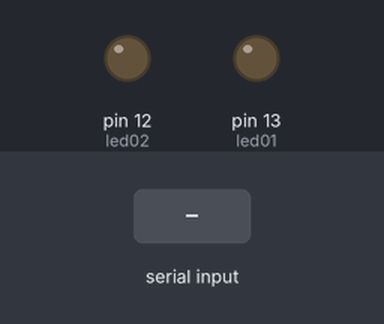
The sketch below on a simulated Arduino Uno, built with avr-gcc and run on an emulated ATmega328P. On the bench: output pins drawn as LEDs (lit = HIGH). The test bench sets the inputs (shaded band).

Above: at 1.2 s.
1.3 s: "a" received over Serial
At 1.7 s:
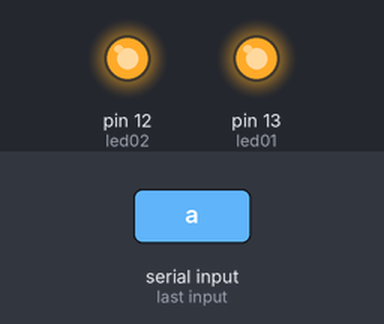
2.8 s: "s" received over Serial
At 4.1 s:
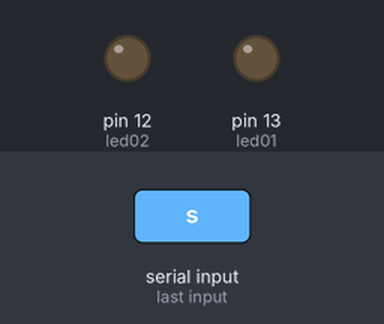
Timing chart, 0 to 5.8 s (numbered marks = the images above; inputs shaded):
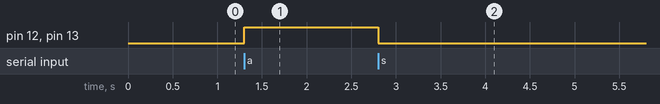

Measured:
- after the input at 1.3 s, pin 12 (led02), pin 13 (led01): LOW → HIGH at once
- after the input at 2.8 s, pin 12 (led02), pin 13 (led01): HIGH → LOW at once

The sketch:

Serial_02.ino
```cpp
int led01=13, led02=12;
void setup() {
  Serial.begin(9600);
  pinMode(led02, OUTPUT);
  pinMode(led02, OUTPUT);
  pinMode(led01, OUTPUT);
  pinMode(led01, OUTPUT);
}
void loop() {
 char teclado = Serial.read();
 if(teclado=='a'){digitalWrite(led01, HIGH);}
 if(teclado=='s'){digitalWrite(led01, LOW);}
 if(teclado=='a'){digitalWrite(led02, HIGH);}
 if(teclado=='s'){digitalWrite(led02, LOW);}
}
```
